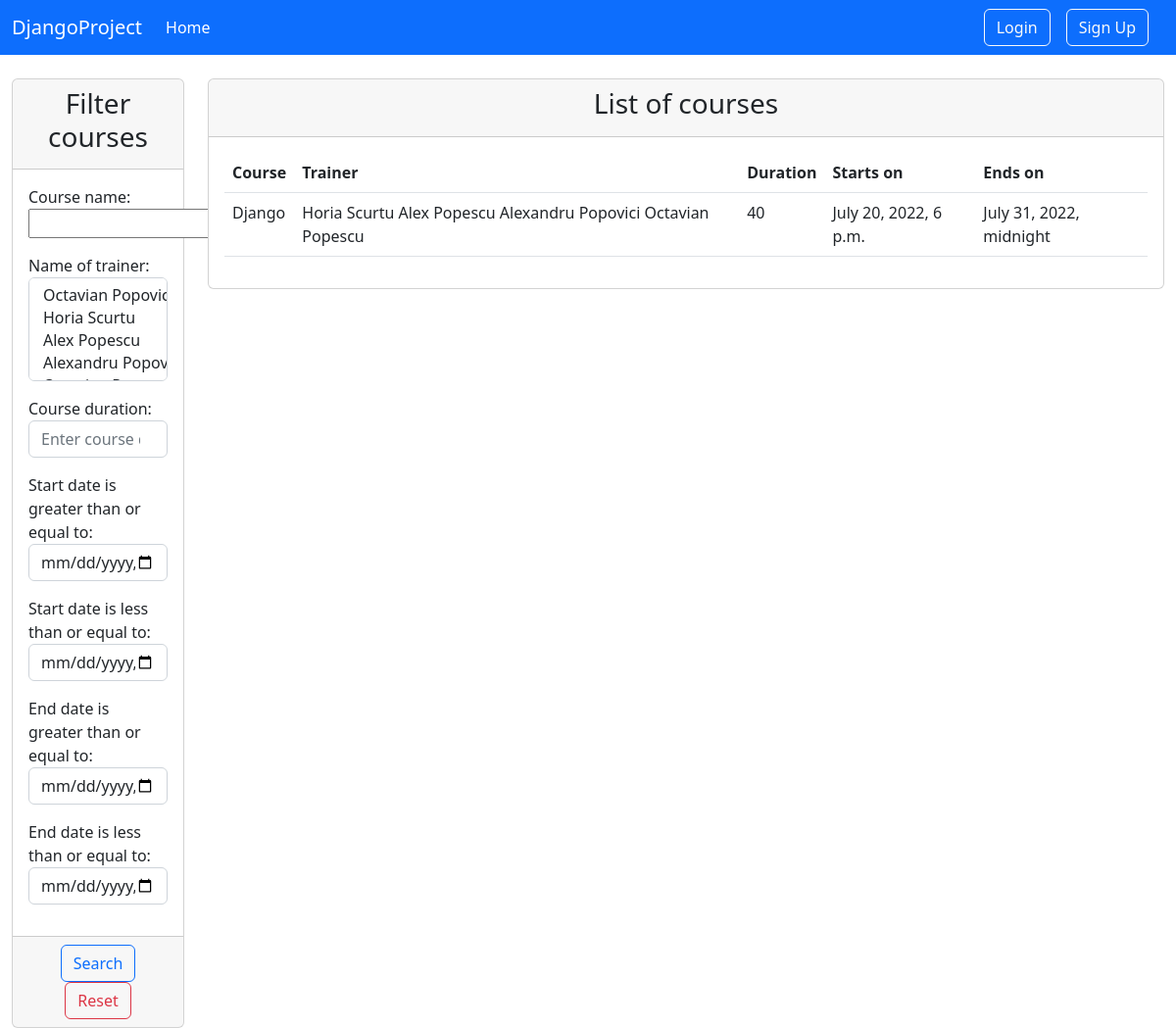
The page /list_of_courses/ on the database as committed earlier.
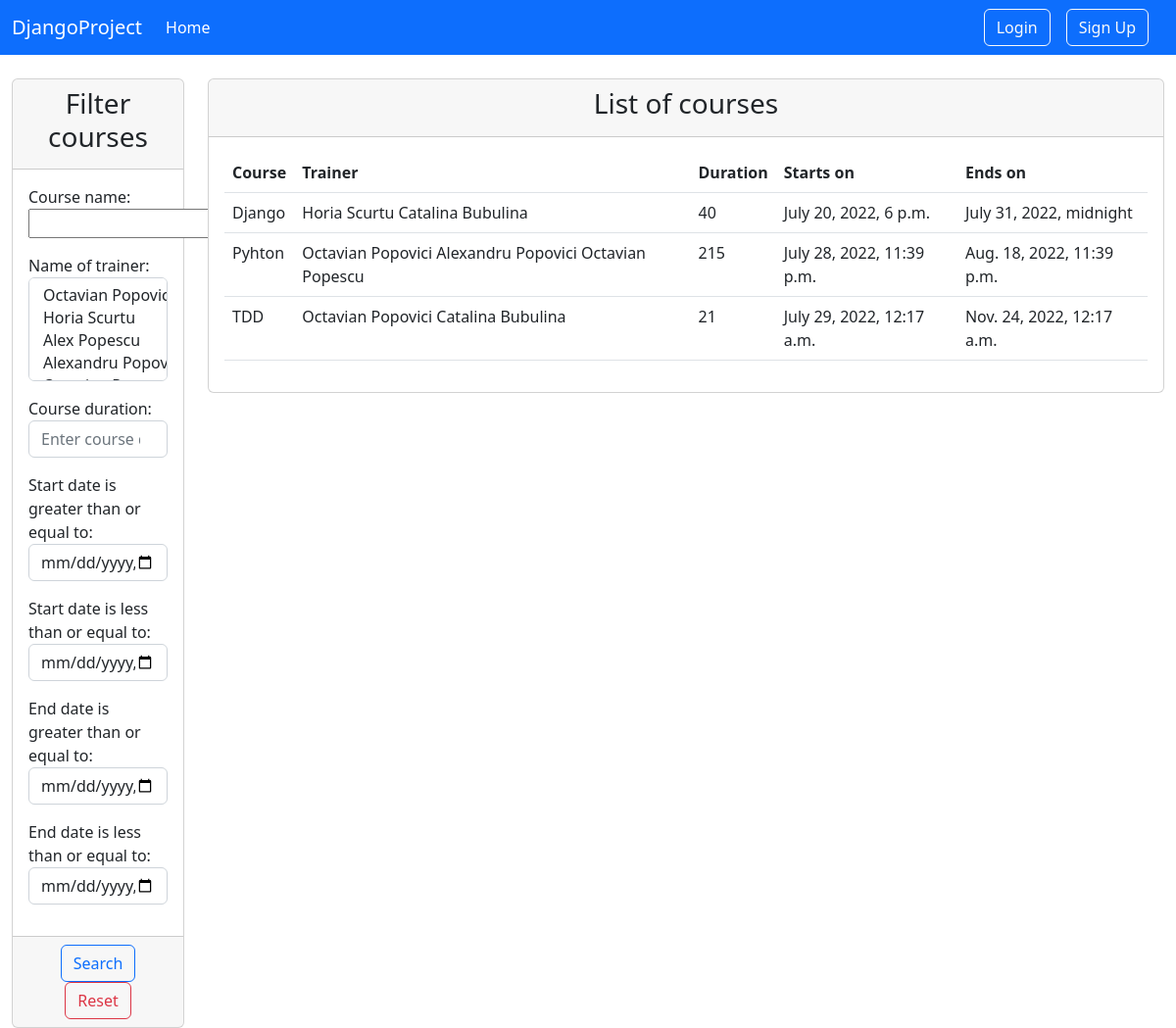
The same page on the database as committed later.
### course/models.py (models this page shows, shortened)
class Module(models.Model):
    name_of_course = models.CharField(max_length=100)
    name_of_trainer = models.ManyToManyField(Trainer)
    course_duration = models.IntegerField()
    description = models.TextField(max_length=300)
    start_date = models.DateTimeField()
    end_date = models.DateTimeField()
    active = models.BooleanField(default=True)
    created_at = models.DateTimeField(auto_now_add=True)
    updated_at = models.DateTimeField(auto_now=True)

### trainer/models.py (models this page shows)
class Trainer(models.Model):
    first_name = models.CharField(max_length=30)
    last_name = models.CharField(max_length=30)
    department = models.CharField(max_length=30)
    course = models.CharField(max_length=30)
    description = models.TextField(max_length=300)
    start_date = models.DateTimeField()
    end_date = models.DateTimeField()
    image = models.ImageField(upload_to='images/', null=True)
    active = models.BooleanField(default=True)
    created_at = models.DateTimeField(auto_now_add=True)
    updated_at = models.DateTimeField(auto_now=True)
    def __str__(self):
        return f"{self.first_name} {self.last_name}"

### course/views.py (the view)
# urls.py: path('list_of_courses/', views.CourseListView.as_view(), name='list-of-courses')
class CourseListView(ListView):
    template_name = 'course/list_of_courses.html'
    model = Module
    context_object_name = 'all_courses'
    def get_context_data(self, **kwargs):
        data = super(CourseListView, self).get_context_data(**kwargs)
        courses = Module.objects.all()
        myFilter = ModuleFilter(self.request.GET, queryset=courses)
        data['all_courses'] = myFilter.qs
        data['my_filter'] = myFilter
        return data

### djangoProject/context_processors.py (called while the page is built)
def get_all_trainers(request):
    return {'trainers': Trainer.objects.all()}

### templates/course/list_of_courses.html (shortened to what this page needs)
{% extends 'base.html' %}
{% block content %}
    <div class="container-fluid">
        <div class="row">
            <div class="col-md-2 gy-4">
                <div class="card">
                    <div class="card-header">
                        <h3 class="text-center">Filter courses</h3>
                    </div>
                    <form method="get">
                        <div class="card-body">
                            {{ my_filter.form.as_p }}
                        </div>
                        <div class="card-footer text-center">
                            <button type="submit" class="btn btn-outline-primary">Search</button>
                            <a href="{% url 'list-of-courses' %}" class="btn btn-outline-danger">Reset</a>
                        </div>
                    </form>
                </div>
            </div>
            {% if all_courses %}
                <div class="col-md-10 gy-4">
                    <div class="card">
                        <div class="card-header">
                            <h3 class="text-center">List of courses</h3>
                        </div>
                        <div class="card-body">
                            <table class="table">
                                <thead>
                                <tr>
                                    <th>Course</th>
                                    <th>Trainer</th>
                                    <th>Duration</th>
                                    <th>Starts on</th>
                                    <th>Ends on</th>
                                </tr>
                                </thead>
                                <tbody>
                                {% for course in all_courses %}
                                    <tr>
                                        <td>{{ course.name_of_course }}</td>
                                        <td>{% for trainer in course.name_of_trainer.all %}
                                            {{ trainer }}{% endfor %}</td>
                                        <td>{{ course.course_duration }}</td>
                                        <td>{{ course.start_date }}</td>
                                        <td>{{ course.end_date }}</td>
                                    </tr>
                                {% endfor %}
                                </tbody>
                            </table>
                        </div>
                    </div>
                </div>
            {% endif %}
        </div>
    </div>
{% endblock %}

Rows that differ between the two databases and show on the page:
changed Module "Django": loses Trainer (first_name+last_name "Alex Popescu"); loses Trainer (first_name+last_name "Alexandru Popovici"); loses Trainer (first_name+last_name "Octavian Popescu")
added Trainer: first_name+last_name "Catalina Bubulina"
added Module: name_of_course "Pyhton", course_duration "215", start_date "July 28, 2022, 11:39 p.m.", end_date "Aug. 18, 2022, 11:39 p.m.", Trainer (first_name+last_name "Alexandru Popovici"), Trainer (first_name+last_name "Octavian Popescu")
now on this page (row unchanged): Trainer: first_name+last_name "Octavian Popovici"
added Module: name_of_course "TDD", course_duration "21", start_date "July 29, 2022, 12:17 a.m.", end_date "Nov. 24, 2022, 12:17 a.m."
